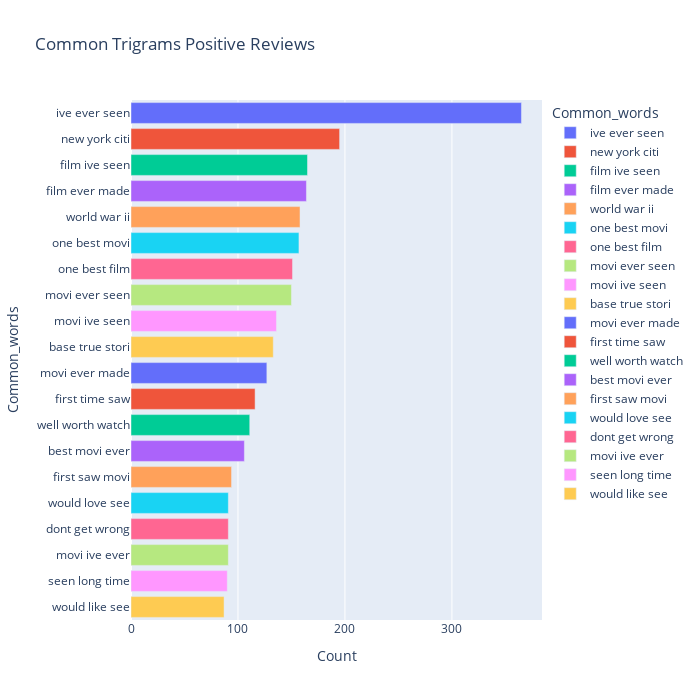

The code cell stored with this chart in its notebook:
### Markdown cell above
### Trigram Analysis

### Code cell
most_common_tri_pos = get_top_text_ngrams(df.review[df.sentiment=='positive'],20,3)
most_common_tri_pos = dict(most_common_tri_pos)
temp = pd.DataFrame(columns = ["Weighted_words" , 'TFIDF Score'])
temp["Weighted_words"] = list(most_common_tri_pos.keys())
temp["TFIDF"] = list(most_common_tri_pos.values())
fig = px.bar(temp, x="TFIDF Score", y="Weighted_words", title='Weighted Trigrams Positive Reviews', orientation='h', 
             width=700, height=700,color='Weighted_words')
fig.show()

### Figure 1 — Plotly figure (JSON) as saved in the notebook; plotly's stock layout.template omitted (floating-point values rounded to 4 significant figures)
{"data": [{"alignmentgroup": "True", "hovertemplate": "Common_words=%{y}<br>Count=%{x}<extra></extra>", "legendgroup": "ive ever seen", "marker": {"color": "#636efa"}, "name": "ive ever seen", "offsetgroup": "ive ever seen", "orientation": "h", "showlegend": true, "textposition": "auto", "type": "bar", "x": [365], "xaxis": "x", "y": ["ive ever seen"], "yaxis": "y"}, {"alignmentgroup": "True", "hovertemplate": "Common_words=%{y}<br>Count=%{x}<extra></extra>", "legendgroup": "new york citi", "marker": {"color": "#EF553B"}, "name": "new york citi", "offsetgroup": "new york citi", "orientation": "h", "showlegend": true, "textposition": "auto", "type": "bar", "x": [195], "xaxis": "x", "y": ["new york citi"], "yaxis": "y"}, {"alignmentgroup": "True", "hovertemplate": "Common_words=%{y}<br>Count=%{x}<extra></extra>", "legendgroup": "film ive seen", "marker": {"color": "#00cc96"}, "name": "film ive seen", "offsetgroup": "film ive seen", "orientation": "h", "showlegend": true, "textposition": "auto", "type": "bar", "x": [165], "xaxis": "x", "y": ["film ive seen"], "yaxis": "y"}, {"alignmentgroup": "True", "hovertemplate": "Common_words=%{y}<br>Count=%{x}<extra></extra>", "legendgroup": "film ever made", "marker": {"color": "#ab63fa"}, "name": "film ever made", "offsetgroup": "film ever made", "orientation": "h", "showlegend": true, "textposition": "auto", "type": "bar", "x": [164], "xaxis": "x", "y": ["film ever made"], "yaxis": "y"}, {"alignmentgroup": "True", "hovertemplate": "Common_words=%{y}<br>Count=%{x}<extra></extra>", "legendgroup": "world war ii", "marker": {"color": "#FFA15A"}, "name": "world war ii", "offsetgroup": "world war ii", "orientation": "h", "showlegend": true, "textposition": "auto", "type": "bar", "x": [158], "xaxis": "x", "y": ["world war ii"], "yaxis": "y"}, {"alignmentgroup": "True", "hovertemplate": "Common_words=%{y}<br>Count=%{x}<extra></extra>", "legendgroup": "one best movi", "marker": {"color": "#19d3f3"}, "name": "one best movi", "offsetgroup": "one best movi", "orientation": "h", "showlegend": true, "textposition": "auto", "type": "bar", "x": [157], "xaxis": "x", "y": ["one best movi"], "yaxis": "y"}, {"alignmentgroup": "True", "hovertemplate": "Common_words=%{y}<br>Count=%{x}<extra></extra>", "legendgroup": "one best film", "marker": {"color": "#FF6692"}, "name": "one best film", "offsetgroup": "one best film", "orientation": "h", "showlegend": true, "textposition": "auto", "type": "bar", "x": [151], "xaxis": "x", "y": ["one best film"], "yaxis": "y"}, {"alignmentgroup": "True", "hovertemplate": "Common_words=%{y}<br>Count=%{x}<extra></extra>", "legendgroup": "movi ever seen", "marker": {"color": "#B6E880"}, "name": "movi ever seen", "offsetgroup": "movi ever seen", "orientation": "h", "showlegend": true, "textposition": "auto", "type": "bar", "x": [150], "xaxis": "x", "y": ["movi ever seen"], "yaxis": "y"}, {"alignmentgroup": "True", "hovertemplate": "Common_words=%{y}<br>Count=%{x}<extra></extra>", "legendgroup": "movi ive seen", "marker": {"color": "#FF97FF"}, "name": "movi ive seen", "offsetgroup": "movi ive seen", "orientation": "h", "showlegend": true, "textposition": "auto", "type": "bar", "x": [136], "xaxis": "x", "y": ["movi ive seen"], "yaxis": "y"}, {"alignmentgroup": "True", "hovertemplate": "Common_words=%{y}<br>Count=%{x}<extra></extra>", "legendgroup": "base true stori", "marker": {"color": "#FECB52"}, "name": "base true stori", "offsetgroup": "base true stori", "orientation": "h", "showlegend": true, "textposition": "auto", "type": "bar", "x": [133], "xaxis": "x", "y": ["base true stori"], "yaxis": "y"}, {"alignmentgroup": "True", "hovertemplate": "Common_words=%{y}<br>Count=%{x}<extra></extra>", "legendgroup": "movi ever made", "marker": {"color": "#636efa"}, "name": "movi ever made", "offsetgroup": "movi ever made", "orientation": "h", "showlegend": true, "textposition": "auto", "type": "bar", "x": [127], "xaxis": "x", "y": ["movi ever made"], "yaxis": "y"}, {"alignmentgroup": "True", "hovertemplate": "Common_words=%{y}<br>Count=%{x}<extra></extra>", "legendgroup": "first time saw", "marker": {"color": "#EF553B"}, "name": "first time saw", "offsetgroup": "first time saw", "orientation": "h", "showlegend": true, "textposition": "auto", "type": "bar", "x": [116], "xaxis": "x", "y": ["first time saw"], "yaxis": "y"}, {"alignmentgroup": "True", "hovertemplate": "Common_words=%{y}<br>Count=%{x}<extra></extra>", "legendgroup": "well worth watch", "marker": {"color": "#00cc96"}, "name": "well worth watch", "offsetgroup": "well worth watch", "orientation": "h", "showlegend": true, "textposition": "auto", "type": "bar", "x": [111], "xaxis": "x", "y": ["well worth watch"], "yaxis": "y"}, {"alignmentgroup": "True", "hovertemplate": "Common_words=%{y}<br>Count=%{x}<extra></extra>", "legendgroup": "best movi ever", "marker": {"color": "#ab63fa"}, "name": "best movi ever", "offsetgroup": "best movi ever", "orientation": "h", "showlegend": true, "textposition": "auto", "type": "bar", "x": [106], "xaxis": "x", "y": ["best movi ever"], "yaxis": "y"}, {"alignmentgroup": "True", "hovertemplate": "Common_words=%{y}<br>Count=%{x}<extra></extra>", "legendgroup": "first saw movi", "marker": {"color": "#FFA15A"}, "name": "first saw movi", "offsetgroup": "first saw movi", "orientation": "h", "showlegend": true, "textposition": "auto", "type": "bar", "x": [94], "xaxis": "x", "y": ["first saw movi"], "yaxis": "y"}, {"alignmentgroup": "True", "hovertemplate": "Common_words=%{y}<br>Count=%{x}<extra></extra>", "legendgroup": "would love see", "marker": {"color": "#19d3f3"}, "name": "would love see", "offsetgroup": "would love see", "orientation": "h", "showlegend": true, "textposition": "auto", "type": "bar", "x": [91], "xaxis": "x", "y": ["would love see"], "yaxis": "y"}, {"alignmentgroup": "True", "hovertemplate": "Common_words=%{y}<br>Count=%{x}<extra></extra>", "legendgroup": "dont get wrong", "marker": {"color": "#FF6692"}, "name": "dont get wrong", "offsetgroup": "dont get wrong", "orientation": "h", "showlegend": true, "textposition": "auto", "type": "bar", "x": [91], "xaxis": "x", "y": ["dont get wrong"], "yaxis": "y"}, {"alignmentgroup": "True", "hovertemplate": "Common_words=%{y}<br>Count=%{x}<extra></extra>", "legendgroup": "movi ive ever", "marker": {"color": "#B6E880"}, "name": "movi ive ever", "offsetgroup": "movi ive ever", "orientation": "h", "showlegend": true, "textposition": "auto", "type": "bar", "x": [91], "xaxis": "x", "y": ["movi ive ever"], "yaxis": "y"}, {"alignmentgroup": "True", "hovertemplate": "Common_words=%{y}<br>Count=%{x}<extra></extra>", "legendgroup": "seen long time", "marker": {"color": "#FF97FF"}, "name": "seen long time", "offsetgroup": "seen long time", "orientation": "h", "showlegend": true, "textposition": "auto", "type": "bar", "x": [90], "xaxis": "x", "y": ["seen long time"], "yaxis": "y"}, {"alignmentgroup": "True", "hovertemplate": "Common_words=%{y}<br>Count=%{x}<extra></extra>", "legendgroup": "would like see", "marker": {"color": "#FECB52"}, "name": "would like see", "offsetgroup": "would like see", "orientation": "h", "showlegend": true, "textposition": "auto", "type": "bar", "x": [87], "xaxis": "x", "y": ["would like see"], "yaxis": "y"}], "layout": {"barmode": "relative", "height": 700, "legend": {"title": {"text": "Common_words"}, "tracegroupgap": 0}, "title": {"text": "Common Trigrams Positive Reviews"}, "width": 700, "xaxis": {"anchor": "y", "domain": [0, 1], "title": {"text": "Count"}}, "yaxis": {"anchor": "x", "categoryarray": ["would like see", "seen long time", "movi ive ever", "dont get wrong", "would love see", "first saw movi", "best movi ever", "well worth watch", "first time saw", "movi ever made", "base true stori", "movi ive seen", "movi ever seen", "one best film", "one best movi", "world war ii", "film ever made", "film ive seen", "new york citi", "ive ever seen"], "categoryorder": "array", "domain": [0, 1], "title": {"text": "Common_words"}}}}
